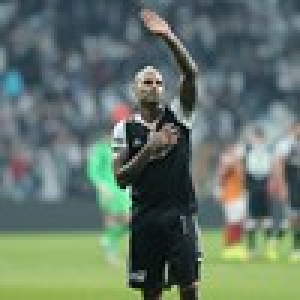
#> input picture 7. Term/GoruntuIsleme/final/test.jpg, 100 x 100 px (shown 3 times larger)
$ python rotateWithMatrix.py
#> lines starting #> are read from the running program, lines starting #| are printed output that depends on the picture; after the words box and inside, x2 and y2 are one past the last pixel; in counts of white or black regions, pixels touching at a corner belong together
import numpy as np
import matplotlib.pyplot as plt

test = plt.imread("test.jpg")
#> test is the input picture: shape (100, 100, 3); mean R, G, B 100.2, 116.8, 105.1

plt.imshow(test)
plt.show()

matrix = [[0,-1],[1,0]]

bw = np.zeros((test.shape[0]*2, test.shape[1]*2), dtype=np.uint8)

threshold = 120
for i in range(0,100):
    for j in range(0,100):
        n = test[i,j,0]/3 + test[i,j,1]/3 + test[i,j,2]/3
        if n > threshold:
            bw[i+100,j+100] = 0
        else:
            bw[i+100,j+100] = 255
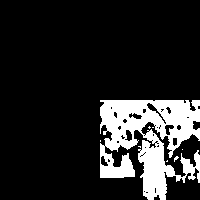
#> bw: shape (200, 200); 15% white; 8 white regions (7 under 20 px), largest, box (x1, y1, x2, y2) and area: (100, 100, 200, 200) 5954


for i in range(100,200):
    for j in range(100,200):
        newCoords = np.dot(matrix,[i,j])
        bw[newCoords[0],newCoords[1]-100] = bw[i,j]
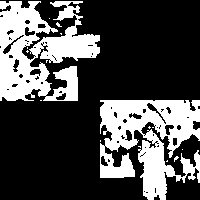
#> bw: shape (200, 200); 29.9% white; 16 white regions (14 under 20 px), largest, box (x1, y1, x2, y2) and area: (0, 1, 100, 101) 5954, (100, 100, 200, 200) 5954

plt.imshow(bw, plt.cm.binary)
plt.show()
